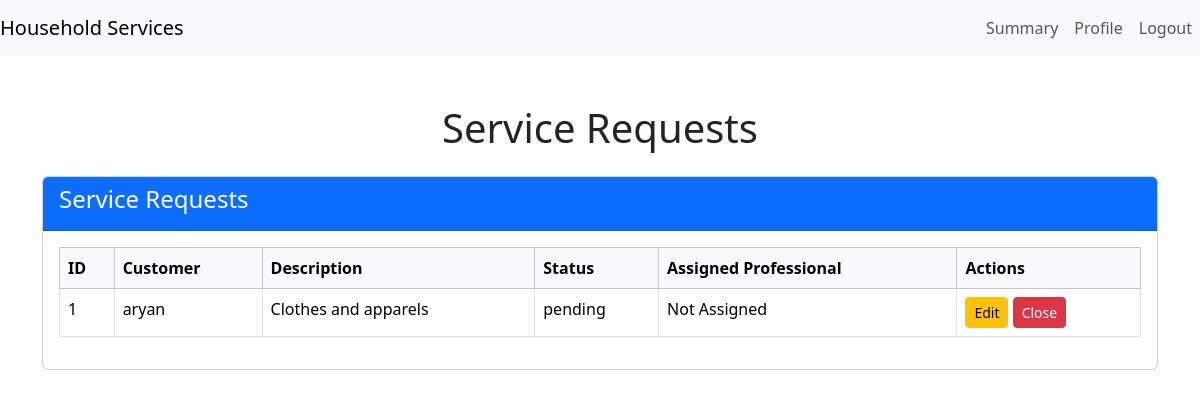
/admin/service-requests (signed in), run on the app's committed database.
### models.py (models this page shows, shortened)
class ServiceRequest(db.Model):
    id = db.Column(db.Integer, primary_key=True)
    customer_name = db.Column(db.String(100), nullable=False)
    service_type = db.Column(db.String(100), nullable=False)
    requested_date = db.Column(db.Date, default=datetime.utcnow)
    status = db.Column(db.String(20), default='pending')  # pending, approved, rejected
    customer_id = db.Column(db.Integer, db.ForeignKey('customer.id'), nullable=False)
    service_id = db.Column(db.Integer, db.ForeignKey('service.id'), nullable=False)
    professional_id = db.Column(db.Integer, db.ForeignKey('professional.id'), nullable=True)
    customer = db.relationship('Customer', backref='service_requests')
    service = db.relationship('Service', backref='service_requests')
    professionals = db.relationship('Professional', backref='assigned_requests', lazy=True)

class Customer(db.Model):
    id = db.Column(db.Integer, primary_key=True)
    Email_id = db.Column(db.String(32), unique=True, nullable=False)
    passhash = db.Column(db.String(562), nullable=False)
    name = db.Column(db.String(32))
    address = db.Column(db.String(32))
    Pin_Code = db.Column(db.String(8))
    admin = db.Column(db.Boolean, default=False, nullable=False)
    role = db.Column(db.String(16), nullable=False, default='customer')

class Service(db.Model):
    id = db.Column(db.Integer, primary_key=True)
    base_price = db.Column(db.Float, nullable=False)
    name = db.Column(db.String(64), nullable=False)
    description = db.Column(db.String(32), nullable=False)
    time_required = db.Column(db.String(32), nullable=True)
    category_id = db.Column(db.Integer, db.ForeignKey('category.id'), nullable=True)
    category = db.relationship('Category', backref='services')
    ratings = db.Column(db.Integer, nullable=True)

### routes.py (the view)
@app.route('/admin/service-requests')
@auth_required
def service_requests():
    user = Customer.query.get(session['user_id'])
    service_requests = ServiceRequest.query.all()
    return render_template('admin_service_requests.html',user = user, service_requests=service_requests)

### routes.py (called while the page is built)
def auth_required(fnc):
    @wraps(fnc)  # Preserve the original function's metadata
    def inner(*args, **kwargs):
        if 'user_id' in session:
            return fnc(*args, **kwargs)
        if request.endpoint == 'Login' or request.endpoint == 'Register':
            return fnc(*args, **kwargs)
        flash('Please login to continue', 'warning')
        return redirect(url_for('Login'))
    return inner

### templates/admin_service_requests.html (shortened to what this page needs)
{% extends 'layout.html' %}
{% block content %}
<div class="container mt-5">
    <h1 class="text-center mb-4">Service Requests</h1>
    <div class="card mb-4">
        <div class="card-header bg-primary text-white">
            <h4>Service Requests</h4>
        </div>
        <div class="card-body">
            {% if service_requests %}
            <table class="table table-bordered">
                <thead class="table-light">
                    <tr>
                        <th>ID</th>
                        <th>Customer</th>
                        <th>Description</th>
                        <th>Status</th>
                        <th>Assigned Professional</th>
                        <th>Actions</th>
                    </tr>
                </thead>
                <tbody>
                    {% for request in service_requests %}
                    <tr>
                        <td>{{ request.id }}</td>
                        <td>{{ request.customer.name }}</td>
                        <td>{{ request.service.description }}</td>
                        <td>{{ request.status }}</td>
                        <td>
                            {% if request.professional %}
                                {{ request.professional.name }}
                            {% else %}
                                Not Assigned
                            {% endif %}
                        </td>
                        <td>
                            <a href="{{ url_for('edit_service_request', request_id=request.id) }}" class="btn btn-warning btn-sm">Edit</a>
                            {% if request.status != 'closed' %}
                            <form method="POST" action="{{ url_for('close_service_request', request_id=request.id) }}" style="display:inline;">
                                <button type="submit" class="btn btn-danger btn-sm" onclick="return confirm('Are you sure you want to close this request?')">Close</button>
                            </form>
                            {% endif %}
                        </td>
                    </tr>
                    {% endfor %}
                </tbody>
            </table>
            {% else %}
            <p class="text-muted">No service requests available.</p>
            {% endif %}
        </div>
    </div>
</div>
{% endblock %}

### data on the page
ServiceRequest: id "1", customer.name "aryan", service.description "Clothes and apparels", status "pending"
